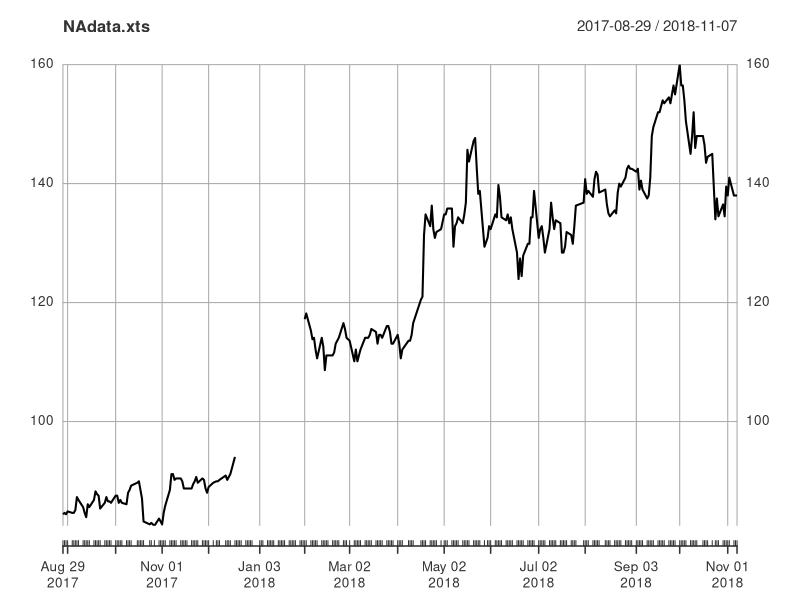
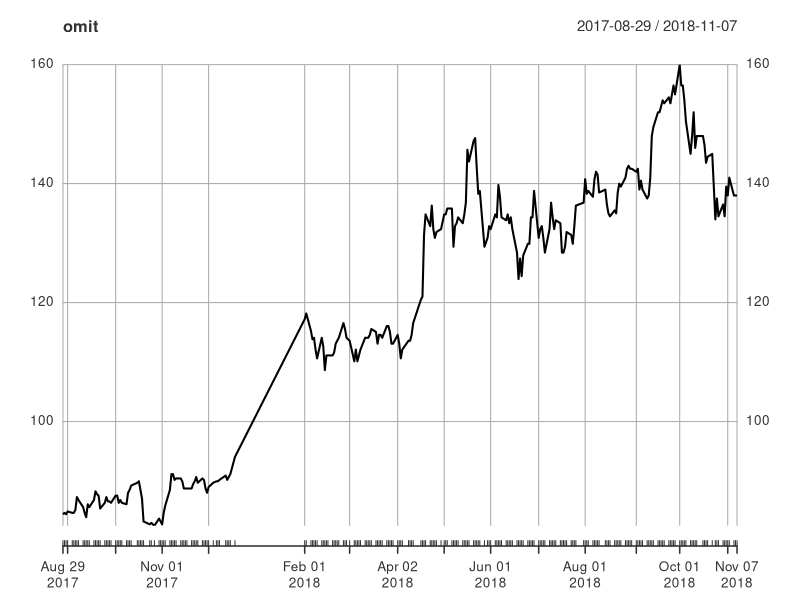
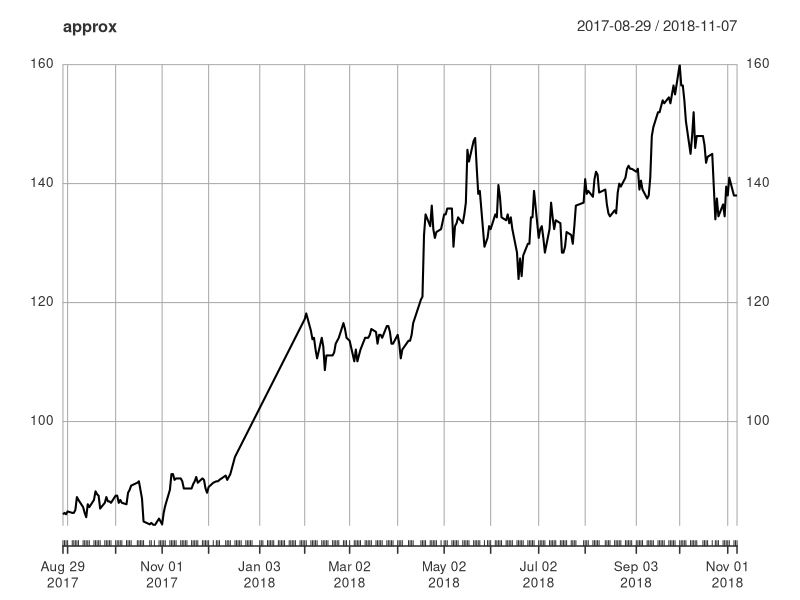
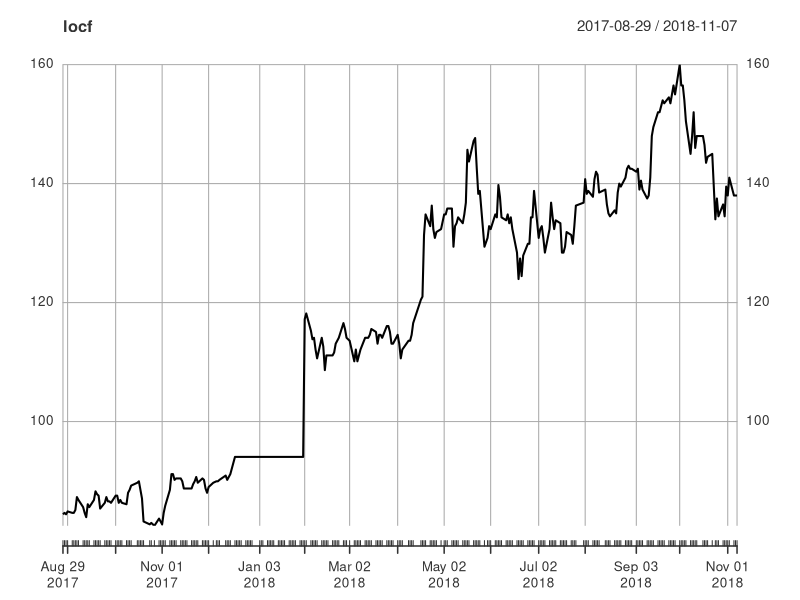
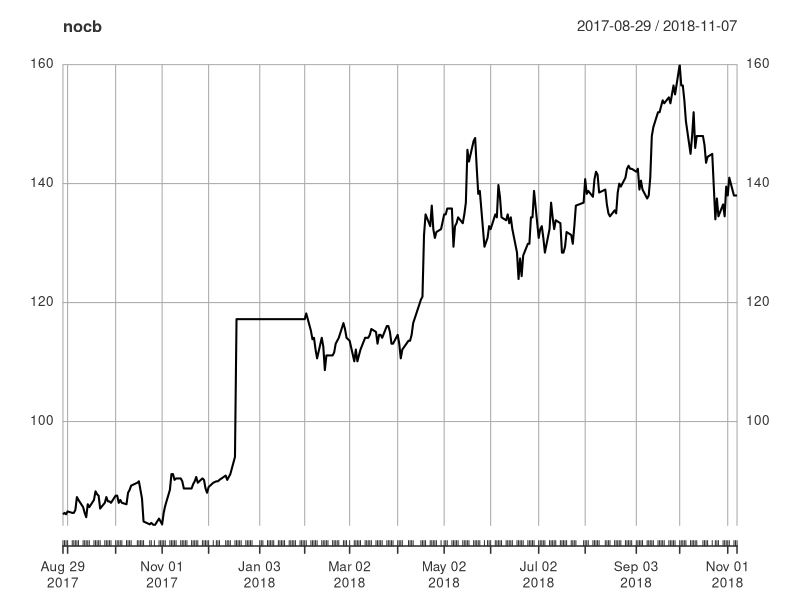

R code for these plots, in order:
## ---- chunk 1
install.packages('quantmod')
install.packages('xts')
install.packages('zoo')

## ---- chunk 2
#load library
library(quantmod)
library(xts)
library(zoo)
## ---- chunk 3
#Load data
NAdata <- read.csv("data/PTTEP_NA.csv", stringsAsFactors = FALSE, sep = ",", header = TRUE)
head(NAdata)
dim(NAdata)
## ---- chunk 4
NAdata[,1] <- as.Date(NAdata[,1]) #change character to date
NAdata.xts <- as.xts(NAdata[,2], order.by = NAdata$Index)
head(NAdata.xts)
#head(NAdata)
## ---- chunk 5
#Check NAs in data
sum(is.na(NAdata.xts))
## ---- chunk 6
plot(NAdata.xts)
## ---- chunk 7
nrow(NAdata.xts)
## ---- chunk 8
#Remove NAs
omit <- na.omit(NAdata.xts)
nrow(omit)
## ---- chunk 9
plot(omit)
## ---- chunk 10
#Interpolate
approx <- na.approx(NAdata.xts)
nrow(approx)
## ---- chunk 11
plot(approx)
## ---- chunk 12
locf <- na.locf(NAdata.xts, fromLast = FALSE)
nrow(locf)
## ---- chunk 13
plot(locf)
## ---- chunk 14
nocb <- na.locf(NAdata.xts, fromLast = TRUE)
nrow(nocb)
## ---- chunk 15
plot(nocb)
